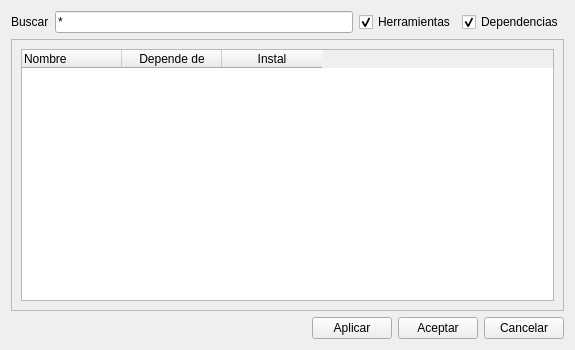
<?xml version="1.0" encoding="UTF-8"?>
<ui version="4.0">
 <class>Widget</class>
 <widget class="QWidget" name="Widget">
  <property name="geometry">
   <rect>
    <x>0</x>
    <y>0</y>
    <width>575</width>
    <height>350</height>
   </rect>
  </property>
  <property name="minimumSize">
   <size>
    <width>575</width>
    <height>350</height>
   </size>
  </property>
  <property name="windowTitle">
   <string>RQT2 IDE / Gestor de paquetes</string>
  </property>
  <property name="windowIcon">
   <iconset>
    <normaloff>icons/logo.svg</normaloff>icons/logo.svg</iconset>
  </property>
  <layout class="QVBoxLayout" name="verticalLayout">
   <item>
    <layout class="QHBoxLayout" name="horizontalLayout">
     <item>
      <widget class="QLabel" name="LABELSearch">
       <property name="text">
        <string>Buscar</string>
       </property>
      </widget>
     </item>
     <item>
      <widget class="QLineEdit" name="EDITSearch">
       <property name="sizePolicy">
        <sizepolicy hsizetype="MinimumExpanding" vsizetype="Fixed">
         <horstretch>0</horstretch>
         <verstretch>0</verstretch>
        </sizepolicy>
       </property>
       <property name="text">
        <string>*</string>
       </property>
      </widget>
     </item>
     <item>
      <widget class="QCheckBox" name="CBOPT1Search">
       <property name="text">
        <string>Herramientas</string>
       </property>
       <property name="checked">
        <bool>true</bool>
       </property>
      </widget>
     </item>
     <item>
      <widget class="QCheckBox" name="CBOPT2Search">
       <property name="text">
        <string>Dependencias</string>
       </property>
       <property name="checked">
        <bool>true</bool>
       </property>
      </widget>
     </item>
    </layout>
   </item>
   <item>
    <widget class="QScrollArea" name="scrollArea">
     <property name="widgetResizable">
      <bool>true</bool>
     </property>
     <widget class="QWidget" name="scrollAreaWidgetContents">
      <property name="geometry">
       <rect>
        <x>0</x>
        <y>0</y>
        <width>555</width>
        <height>267</height>
       </rect>
      </property>
      <layout class="QVBoxLayout" name="verticalLayout_3">
       <item>
        <widget class="QTableWidget" name="TABLE">
         <property name="sizePolicy">
          <sizepolicy hsizetype="Expanding" vsizetype="Minimum">
           <horstretch>0</horstretch>
           <verstretch>0</verstretch>
          </sizepolicy>
         </property>
         <column>
          <property name="text">
           <string>Nombre</string>
          </property>
          <property name="font">
           <font>
            <hintingpreference>PreferFullHinting</hintingpreference>
           </font>
          </property>
          <property name="textAlignment">
           <set>AlignLeading|AlignVCenter</set>
          </property>
         </column>
         <column>
          <property name="text">
           <string>Depende de</string>
          </property>
         </column>
         <column>
          <property name="text">
           <string>Instal</string>
          </property>
         </column>
        </widget>
       </item>
      </layout>
     </widget>
    </widget>
   </item>
   <item>
    <layout class="QHBoxLayout" name="horizontalLayout_2">
     <item>
      <spacer name="horizontalSpacer">
       <property name="orientation">
        <enum>Qt::Orientation::Horizontal</enum>
       </property>
       <property name="sizeHint" stdset="0">
        <size>
         <width>40</width>
         <height>20</height>
        </size>
       </property>
      </spacer>
     </item>
     <item>
      <widget class="QPushButton" name="BTNApply">
       <property name="text">
        <string>Aplicar</string>
       </property>
      </widget>
     </item>
     <item>
      <widget class="QPushButton" name="BTNAccept">
       <property name="text">
        <string>Aceptar</string>
       </property>
      </widget>
     </item>
     <item>
      <widget class="QPushButton" name="BTNCancell">
       <property name="text">
        <string>Cancelar</string>
       </property>
      </widget>
     </item>
    </layout>
   </item>
  </layout>
 </widget>
 <resources/>
 <connections/>
</ui>
